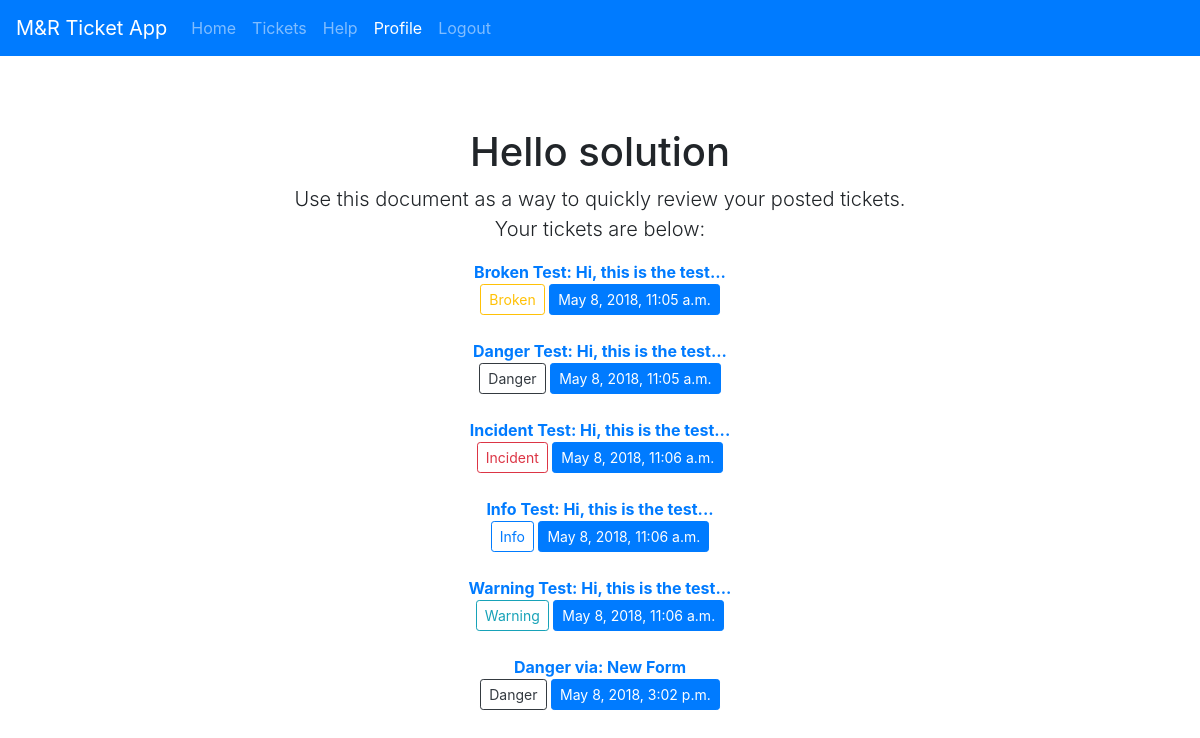
Before: /profile/1/ (signed in) with the older database file.
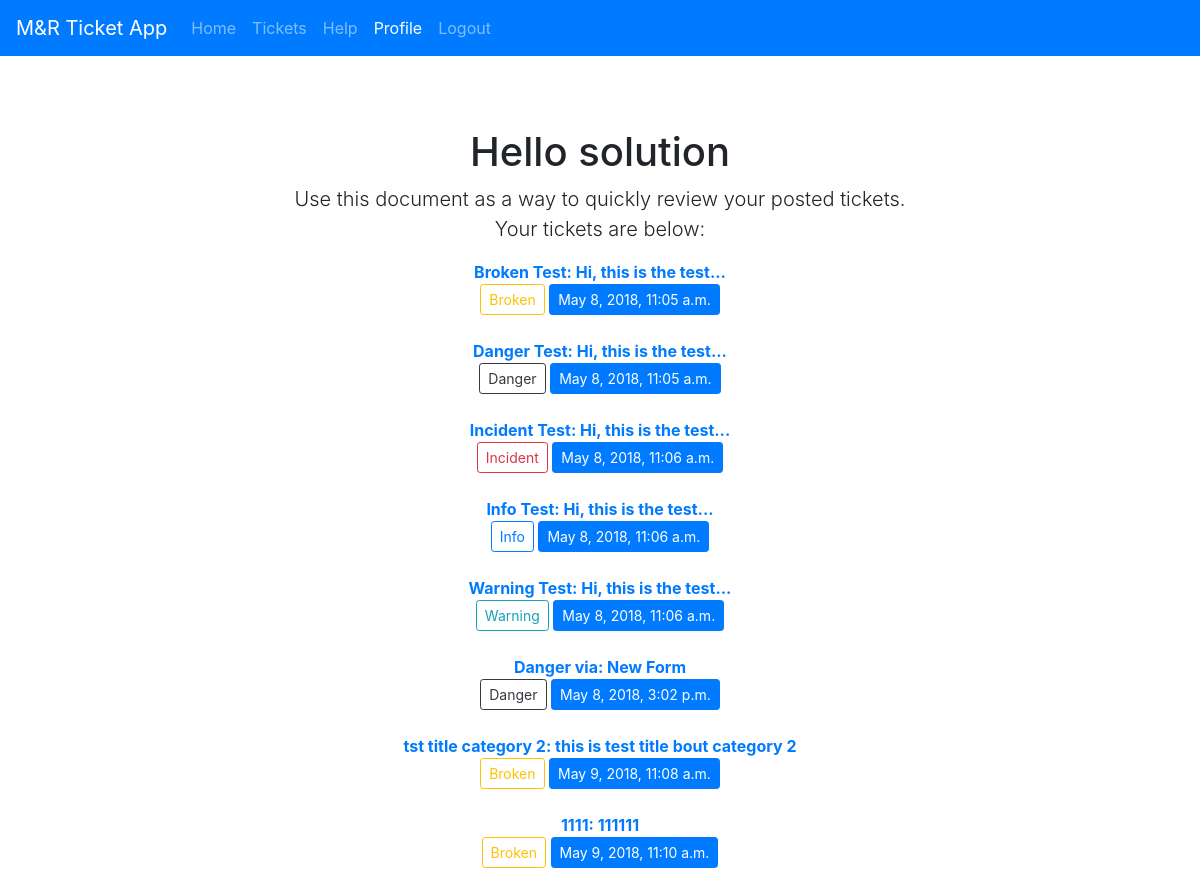
After: the same page with the newer database file.
### traffic/models.py (models this page shows, shortened)
class Post(models.Model):
    category = (
        ('Broken', 'Broken'),
        ('Danger', 'Danger'),
        ('Incident', 'Incident'),
        ('Info', 'Info'),
        ('Warning', 'Warning'),
    )
    tst_choice = (
        ('1', '1'),
        ('2', '2'),
    )
    author = models.ForeignKey(User, on_delete=models.CASCADE)
    title = models.CharField(max_length=90)
    text = models.TextField()
    created_date = models.DateTimeField(default=timezone.now())
    published_date = models.DateTimeField(blank=True, null=True)
    category = models.CharField(choices=category, max_length=40, default=1)
    tst = models.CharField(choices=tst_choice, max_length=2, default="")

### traffic/views.py (the view)
# urls.py: url(r'^profile/(?P<id>\d+)/$', views.profile, name="profile"),
@login_required
def profile(request, id):
    user = User.objects.get(id = id)
    posts = Post.objects.filter(author=request.user)
    return render(request, 'profile.html', {'user': user, 'posts': posts})

### traffic/templates/profile.html
{% extends 'base.html' %}
{% block nav %}
          <li class="nav-item">
            <a class="nav-link" href="{% url 'traffic:index' %}">Home <span class="sr-only">(current)</span></a>
          </li>
          <li class="nav-item">
            <a class="nav-link" href="{% url 'traffic:post_list' %}">Tickets</a>
          </li>
          <li class="nav-item">
            <a class="nav-link" href="{% url 'traffic:help' %}">Help</a>
          </li>
          {% if not user.is_authenticated %}
          <li class="nav-item">
            <a class="nav-link" href="{% url 'login' %}">Login</a>
          </li>
          {% else %}
          <li class="nav-item active">
            <a class="nav-link" href="{% url 'traffic:profile' id=user.id%}">Profile</a>
          </li>
          <li class="nav-item">
            <a class="nav-link" href="{% url 'logout' %}">Logout</a>
          </li>
          {% endif %}
        {% endblock %}
{% block main %}
    <h1>Hello {{user.username}}</h1>
    <p class="lead">Use this document as a way to quickly review your posted tickets.<br> Your tickets are below:</p>
    {% for post in posts %}
    <b><a href="{% url 'traffic:post_detail' id=post.id %}">{{ post.title|truncatechars:90 }}: {{ post.text|truncatechars:106 }}</a></b><br>
        {% if post.category == "Broken" %}
                <a href="{% url 'traffic:post_categories' category=post.category %}" class="btn btn-outline-warning btn-sm">{{ post.category }}</a>
            {% elif post.category == "Danger" %}
                <a href="{% url 'traffic:post_categories' category=post.category %}" class="btn btn-outline-dark btn-sm">{{ post.category }}</a>
            {% elif post.category == "Incident" %}
                <a href="{% url 'traffic:post_categories' category=post.category %}" class="btn btn-outline-danger btn-sm">{{ post.category }}</a>
            {% elif post.category == "Info" %}
                <a href="{% url 'traffic:post_categories' category=post.category %}" class="btn btn-outline-primary btn-sm">{{ post.category }}</a>
            {% else %}
                <a href="{% url 'traffic:post_categories' category=post.category %}" class="btn btn-outline-info btn-sm">{{ post.category }}</a>
        {% endif %}
    <button type="button" class="btn btn-primary btn-sm">{{post.published_date}}</button>
        <br><br>
    {% endfor %}
{% endblock %}

Changed rows visible on the page:
added Post: title "tst title category 2", text "this is test title bout category 2", category "Broken", published_date "May 9, 2018, 11:08 a.m."
added Post: title "1111", text "111111", category "Broken", published_date "May 9, 2018, 11:10 a.m."
